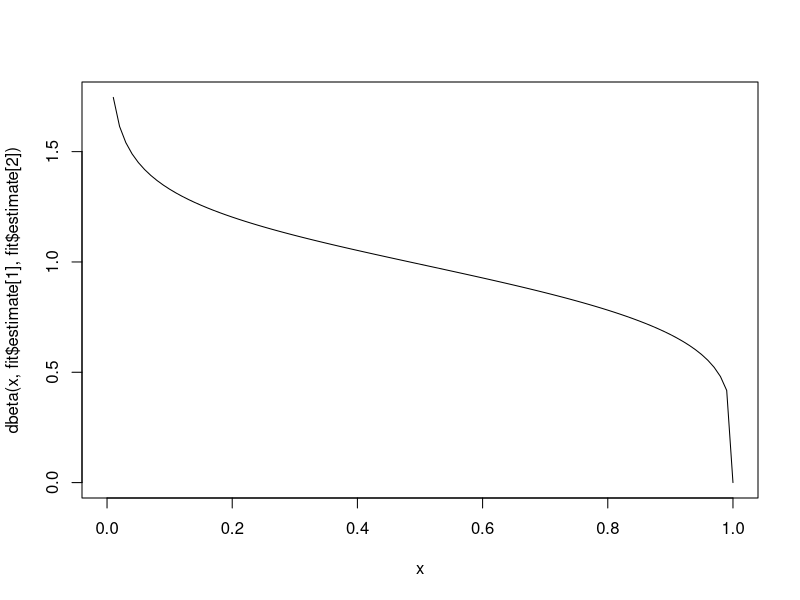
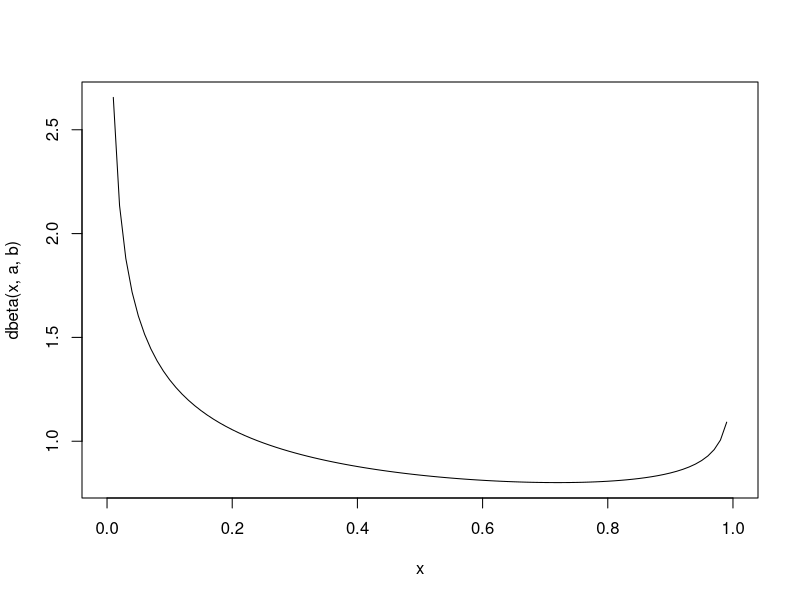

Reproduce these figures in R, in order.
## ---- chunk 1
knitr::opts_chunk$set(echo = TRUE)
## ---- chunk 2
X <- c(0.8, 0.35, 0.59, 0.69, 0.06, 0.05, 0.12, 0.84, 0.14, 0.74)
mn <- mean(X)
s2 <- sum((X-mn)^2)/length(X)

# Method of Moments estimates
a <- (mn^2 - mn^3 - mn*s2)/s2
b <- (a - a*mn)/mn

# Fit data 
fit <- MASS::fitdistr(X, "beta", start = list(shape1 = a, shape2 = b))

# Plot
curve(dbeta(x, fit$estimate[1], fit$estimate[2]))

## ---- chunk 3
curve(dbeta(x, a, b))
